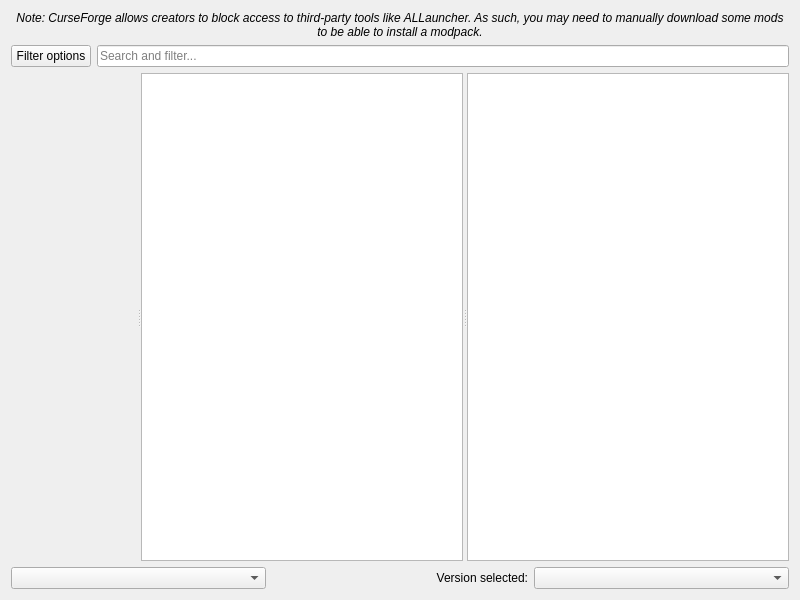
<?xml version="1.0" encoding="UTF-8"?>
<ui version="4.0">
 <class>FlamePage</class>
 <widget class="QWidget" name="FlamePage">
  <property name="geometry">
   <rect>
    <x>0</x>
    <y>0</y>
    <width>800</width>
    <height>600</height>
   </rect>
  </property>
  <layout class="QVBoxLayout" name="verticalLayout">
   <item>
    <widget class="QLabel" name="label_2">
     <property name="font">
      <font>
       <italic>true</italic>
      </font>
     </property>
     <property name="text">
      <string>Note: CurseForge allows creators to block access to third-party tools like ALLauncher. As such, you may need to manually download some mods to be able to install a modpack.</string>
     </property>
     <property name="alignment">
      <set>Qt::AlignCenter</set>
     </property>
     <property name="wordWrap">
      <bool>true</bool>
     </property>
    </widget>
   </item>
   <item>
    <layout class="QHBoxLayout" name="horizontalLayout">
     <item>
      <widget class="QPushButton" name="filterButton">
       <property name="text">
        <string>Filter options</string>
       </property>
      </widget>
     </item>
     <item>
      <widget class="QLineEdit" name="searchEdit">
       <property name="placeholderText">
        <string>Search and filter...</string>
       </property>
      </widget>
     </item>
    </layout>
   </item>
   <item>
    <widget class="QSplitter" name="splitter">
     <property name="sizePolicy">
      <sizepolicy hsizetype="Expanding" vsizetype="Expanding">
       <horstretch>0</horstretch>
       <verstretch>0</verstretch>
      </sizepolicy>
     </property>
     <property name="orientation">
      <enum>Qt::Horizontal</enum>
     </property>
     <widget class="QWidget" name="widget" native="true"/>
     <widget class="QListView" name="packView">
      <property name="horizontalScrollBarPolicy">
       <enum>Qt::ScrollBarAlwaysOff</enum>
      </property>
      <property name="alternatingRowColors">
       <bool>true</bool>
      </property>
      <property name="iconSize">
       <size>
        <width>48</width>
        <height>48</height>
       </size>
      </property>
     </widget>
     <widget class="ProjectDescriptionPage" name="packDescription">
      <property name="openExternalLinks">
       <bool>true</bool>
      </property>
      <property name="openLinks">
       <bool>true</bool>
      </property>
     </widget>
    </widget>
   </item>
   <item>
    <layout class="QHBoxLayout">
     <item>
      <widget class="QComboBox" name="sortByBox"/>
     </item>
     <item>
      <widget class="QLabel" name="label">
       <property name="text">
        <string>Version selected:</string>
       </property>
       <property name="alignment">
        <set>Qt::AlignRight|Qt::AlignTrailing|Qt::AlignVCenter</set>
       </property>
      </widget>
     </item>
     <item>
      <widget class="QComboBox" name="versionSelectionBox"/>
     </item>
    </layout>
   </item>
  </layout>
 </widget>
 <customwidgets>
  <customwidget>
   <class>ProjectDescriptionPage</class>
   <extends>QTextBrowser</extends>
   <header>ui/widgets/ProjectDescriptionPage.h</header>
  </customwidget>
 </customwidgets>
 <tabstops>
  <tabstop>packView</tabstop>
  <tabstop>packDescription</tabstop>
  <tabstop>sortByBox</tabstop>
  <tabstop>versionSelectionBox</tabstop>
 </tabstops>
 <resources/>
 <connections/>
</ui>
